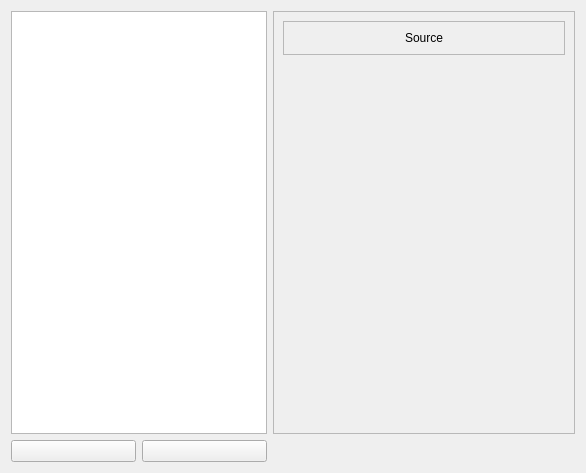
<?xml version="1.0" encoding="UTF-8"?>
<ui version="4.0">
 <class>datappPage</class>
 <widget class="QWidget" name="datappPage">
  <property name="geometry">
   <rect>
    <x>0</x>
    <y>0</y>
    <width>586</width>
    <height>473</height>
   </rect>
  </property>
  <layout class="QGridLayout" name="gridLayout">
   <item row="0" column="0" colspan="2">
    <widget class="QTreeView" name="datappView">
     <property name="sizePolicy">
      <sizepolicy hsizetype="Preferred" vsizetype="Expanding">
       <horstretch>0</horstretch>
       <verstretch>0</verstretch>
      </sizepolicy>
     </property>
    </widget>
   </item>
   <item row="0" column="2">
    <widget class="QScrollArea" name="scrollArea">
     <property name="widgetResizable">
      <bool>true</bool>
     </property>
     <widget class="QWidget" name="kcmScrollAreaWidgetContents">
      <property name="geometry">
       <rect>
        <x>0</x>
        <y>0</y>
        <width>312</width>
        <height>431</height>
       </rect>
      </property>
      <layout class="QVBoxLayout" name="kcmAreaLayout">
       <item>
        <widget class="QFrame" name="frame">
         <property name="sizePolicy">
          <sizepolicy hsizetype="Preferred" vsizetype="Minimum">
           <horstretch>0</horstretch>
           <verstretch>0</verstretch>
          </sizepolicy>
         </property>
         <property name="frameShape">
          <enum>QFrame::StyledPanel</enum>
         </property>
         <property name="frameShadow">
          <enum>QFrame::Raised</enum>
         </property>
         <layout class="QHBoxLayout" name="horizontalLayout">
          <item>
           <widget class="QLabel" name="sourceLabel">
            <property name="text">
             <string>Source</string>
            </property>
            <property name="alignment">
             <set>Qt::AlignCenter</set>
            </property>
           </widget>
          </item>
         </layout>
        </widget>
       </item>
       <item>
        <spacer name="verticalSpacer">
         <property name="orientation">
          <enum>Qt::Vertical</enum>
         </property>
         <property name="sizeHint" stdset="0">
          <size>
           <width>20</width>
           <height>40</height>
          </size>
         </property>
        </spacer>
       </item>
      </layout>
     </widget>
    </widget>
   </item>
   <item row="1" column="0">
    <widget class="KPushButton" name="newButton"/>
   </item>
   <item row="1" column="1">
    <widget class="KPushButton" name="removeButton"/>
   </item>
   <item row="1" column="2">
    <widget class="KDialogButtonBox" name="kcmDialogButtonBox"/>
   </item>
  </layout>
 </widget>
 <customwidgets>
  <customwidget>
   <class>KDialogButtonBox</class>
   <extends>QDialogButtonBox</extends>
   <header>kdialogbuttonbox.h</header>
  </customwidget>
  <customwidget>
   <class>KPushButton</class>
   <extends>QPushButton</extends>
   <header>kpushbutton.h</header>
  </customwidget>
 </customwidgets>
 <resources/>
 <connections/>
</ui>
